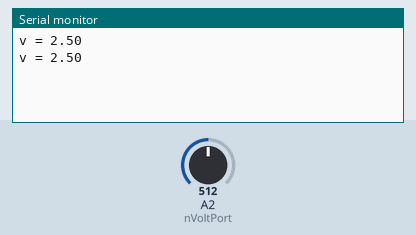
The sketch below on a simulated Arduino Uno, built with avr-gcc and run on an emulated ATmega328P. Parts: the last lines printed to the serial monitor. The test bench sets the inputs (shaded band); at power-on: A2 (nVoltPort) = 512.

Above: at 1.8 s.
1.9 s: A2 (nVoltPort) set to 716
At 2.8 s:
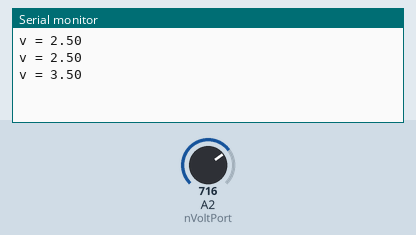
3.4 s: A2 (nVoltPort) set to 900
At 4.6 s:
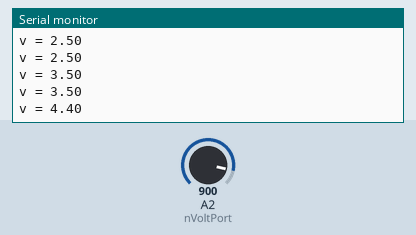
Timing chart, 0 to 6.4 s (numbered marks = the images above; inputs shaded):
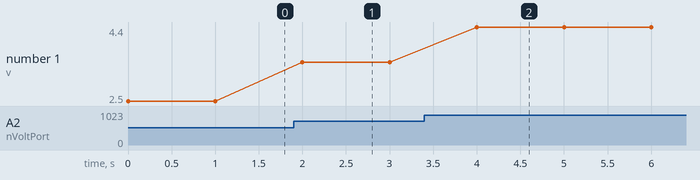

The sketch:

voltmeter.ino
```cpp
// 전압계 구성
#define SERIAL_BPS  (9600)
#define DELAY_MS    (1000)
int nVoltPort = A2;

int getStep(){
  return analogRead(nVoltPort);
}

double getVolt(){
  int nStep = getStep();
  return nStep*5/(double)1023;
}

void setup() {
  // put your setup code here, to run once:
  Serial.begin(SERIAL_BPS);
}

void loop() {
  // put your main code here, to run repeatedly:
  double volt = getVolt();
  Serial.println("v = " + String(volt));
  delay(DELAY_MS);
}
```

Measured:
- after the input at 1.9 s, the serial monitor: prints a new line after 0.10 s (image 1)
- after the input at 3.4 s, the serial monitor: prints a new line after 0.60 s (image 2)
- plotted number 1: 2.5 → 3.5 after the input at 1.9 s, 3.5 → 4.4 after the input at 3.4 s
